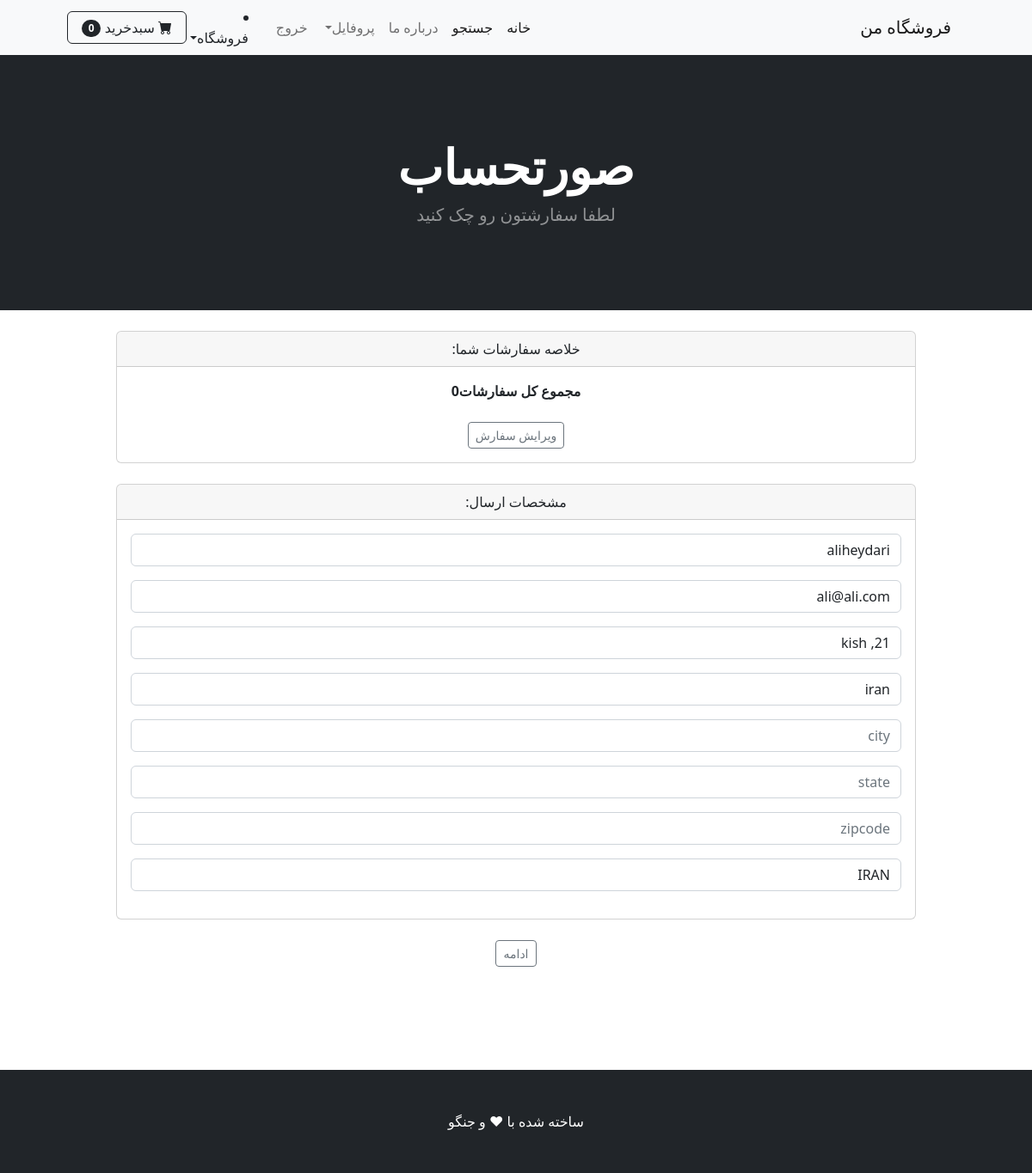
/payment/checkout/ (signed in), run on the app's committed database.
### payment/models.py (models this page shows, shortened)
class ShippingAddress(models.Model):
    user = models.ForeignKey(User,on_delete= models.CASCADE,null=True, blank=True)
    shipping_full_name = models.CharField(max_length= 250)
    shipping_email = models.CharField(max_length= 300)
    shipping_phone = models.CharField(max_length=25 ,blank=True)
    shipping_address1 = models.CharField(max_length=250,blank=True)
    shipping_address2 = models.CharField(max_length=250,blank=True)
    shipping_city = models.CharField(max_length=25, blank=True)
    shipping_state = models.CharField(max_length=25, blank=True)
    shipping_zipcode = models.CharField(max_length=25, blank=True)
    shipping_country = models.CharField(max_length=25, default='IRAN')
    class Meta:
        verbose_name_plural = 'Shipping Address'

### payment/views.py (the view)
# urls.py: path('checkout/', views.checkout, name= 'checkout'),
def checkout(request):
    cart = Cart(request)
    cart_products = cart.get_prods()
    quantities = cart.get_quants()
    total = cart.get_total()
    if request.user.is_authenticated:
        shipping_user = ShippingAddress.objects.get(user__id = request.user.id)
        shipping_form = ShippingForm(request.POST or None, instance=shipping_user)
        return render(request,'payment/checkout.html', {'cart_products':cart_products,'quantities':quantities,'total':total,'shipping_form':shipping_form})
    else:
        shipping_form = ShippingForm(request.POST or None)
    return render(request,'payment/checkout.html', {'cart_products':cart_products,'quantities':quantities,'total':total,'shipping_form':shipping_form})

### cart/cart.py (called while the page is built, shortened)
    def __len__(self):
        return len(self.cart)

    def get_prods(self):
        product_ids = self.cart.keys()
        products =Product.objects.filter(id__in=product_ids)
        return products

    def get_quants(self):
        quantities = self.cart
        return quantities

    def get_total(self):
        product_ids = self.cart.keys()
        products = Product.objects.filter(id__in=product_ids)
        total = 0
        return total

### cart/context_processors.py (called while the page is built)
def cart(request):
    return{'cart':Cart(request)}

### payment/templates/payment/checkout.html (shortened to what this page needs)
{% extends "base.html" %}
{% load static %}
{% load humanize %}
{% block content %}
        <header class="bg-dark py-5">
            <div class="container px-4 px-lg-5 my-5">
                <div class="text-center text-white">
                    <h1 class="display-4 fw-bolder">صورتحساب</h1>
                    <p class="lead fw-normal text-white-50 mb-0">لطفا سفارشتون رو چک کنید</p>
                </div>
            </div>
        </header>
        <br>
        <div class="container"
            <div class="row">
                <center>
                    <div class="col-10">
                      <div class="card">
  <div class="card-header">
    خلاصه سفارشات شما:
  </div>
  <div class="card-body">
    <strong>مجموع کل سفارشات{{ total |intcomma }}</strong>
    <br>
    <br>
    <a href="{% url 'cart_summary' %}" class="btn btn-sm btn-outline-secondary">ویرایش سفارش</a>
  </div>
</div>
<br>
 <div class="card">
  <div class="card-header">
    مشخصات ارسال:
  </div>
  <div class="card-body">
    <form action="{% url 'confirm_order' %}" method='POST'>
    {{ shipping_form.as_p }}
  </div>
 </div>
</div>
<br>
<button type='submit' class='btn btn-sm btn-outline-secondary'>ادامه</button>
</center>
            </div>
<br><br><br><br><br>
{% endblock %}

### data on the page
ShippingAddress: shipping_full_name "aliheydari", shipping_email "ali@ali.com", shipping_address1 "kish ,21", shipping_address2 "iran", shipping_country "IRAN"

### other printed values
{{ cart|length }} "0"
{{ total |intcomma }} "0"
